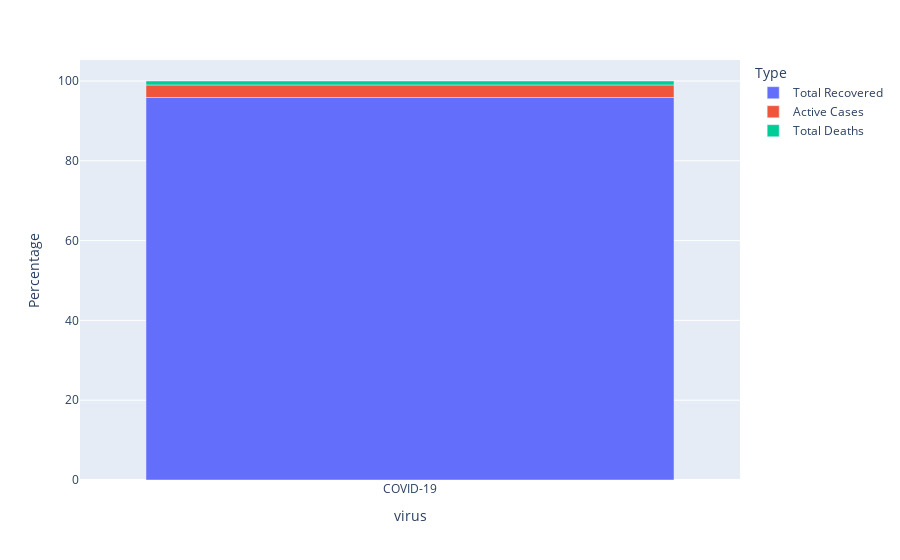

The notebook cell saved with this chart:
### Code cell
cases = df[["Total Recovered", "Active Cases", "Total Deaths"]].loc[1]
cases
cases_df = pd.DataFrame(cases).reset_index()
cases_df.columns = ["Type", "Total"]

cases_df["Percentage"] = np.round(100*cases_df["Total"]/np.sum(cases_df["Total"]),2)
cases_df["virus"] = ["COVID-19" for i in range(len(cases_df))]

fig = px.bar(cases_df, x = "virus" , y = "Percentage", color = "Type", hover_data = ["Total"])
fig.show()

### Figure 1 — Plotly figure (JSON) as saved in the notebook; plotly's stock layout.template omitted (floating-point values rounded to 4 significant figures)
{"data": [{"customdata": [[675600000.0]], "hovertemplate": "Type=Total Recovered<br>virus=%{x}<br>Percentage=%{y}<br>Total=%{customdata[0]}<extra></extra>", "legendgroup": "Total Recovered", "marker": {"color": "#636efa", "pattern": {"shape": ""}}, "name": "Total Recovered", "orientation": "v", "showlegend": true, "textposition": "auto", "type": "bar", "x": ["COVID-19"], "xaxis": "x", "y": [95.87], "yaxis": "y"}, {"customdata": [[22120000.0]], "hovertemplate": "Type=Active Cases<br>virus=%{x}<br>Percentage=%{y}<br>Total=%{customdata[0]}<extra></extra>", "legendgroup": "Active Cases", "marker": {"color": "#EF553B", "pattern": {"shape": ""}}, "name": "Active Cases", "orientation": "v", "showlegend": true, "textposition": "auto", "type": "bar", "x": ["COVID-19"], "xaxis": "x", "y": [3.14], "yaxis": "y"}, {"customdata": [[7011000.0]], "hovertemplate": "Type=Total Deaths<br>virus=%{x}<br>Percentage=%{y}<br>Total=%{customdata[0]}<extra></extra>", "legendgroup": "Total Deaths", "marker": {"color": "#00cc96", "pattern": {"shape": ""}}, "name": "Total Deaths", "orientation": "v", "showlegend": true, "textposition": "auto", "type": "bar", "x": ["COVID-19"], "xaxis": "x", "y": [0.99], "yaxis": "y"}], "layout": {"barmode": "relative", "legend": {"title": {"text": "Type"}, "tracegroupgap": 0}, "margin": {"t": 60}, "xaxis": {"anchor": "y", "domain": [0, 1], "title": {"text": "virus"}}, "yaxis": {"anchor": "x", "domain": [0, 1], "title": {"text": "Percentage"}}}}
